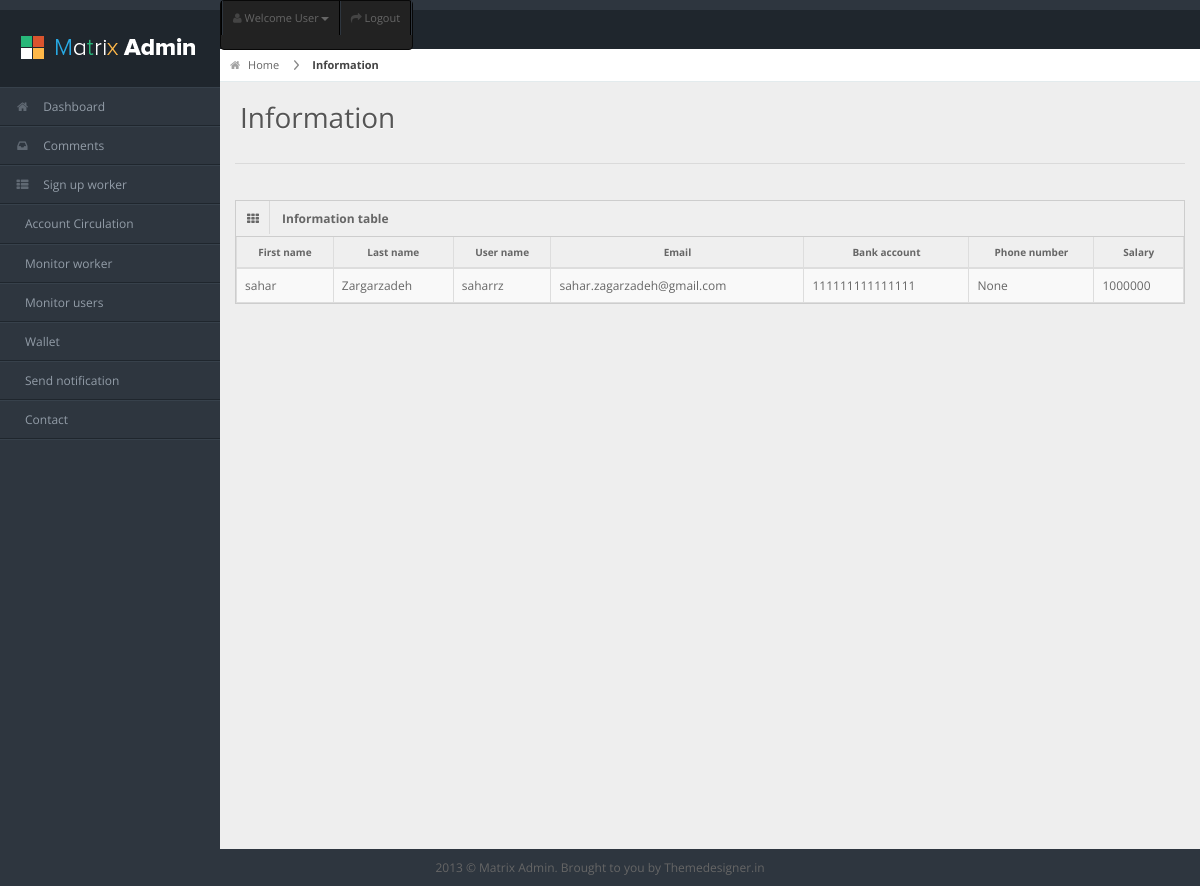
Screenshot of /manager/monitorworker/monitorworkerinformation/2 with the database file from the repository.
### core/models.py (models this page shows)
class Staff(models.Model):
    user = models.OneToOneField(User, on_delete=models.CASCADE, primary_key = True)
    bank_account = models.CharField(max_length=16, default="111111111111111")
    phone_number = models.CharField(max_length=11, null=True, blank=True)
    salary = models.PositiveIntegerField(default=1000000)

class User(AbstractUser):
    is_manager = models.BooleanField(default=False)
    is_staff = models.BooleanField(default=False)
    is_customer = models.BooleanField(default=False)
    class Meta(object):
        unique_together = ('email',)

### manager/views.py (the view)
# urls.py: path('monitorworker/monitorworkerinformation/<int:staff_id>', views.monitorworkerinformation,
def monitorworkerinformation(request, staff_id):
    staff_information = Staff.objects.all()
    staff = Staff.objects.get(pk=staff_id)
    return render(request, 'manager/monitorworkerinformation.html', context={'selected_staff' : staff, 'staff_information' : staff_information})

### manager/templates/manager/monitorworkerinformation.html (shortened to what this page needs)
{% load static %}
<!DOCTYPE html>
<html lang="en">
<head>
<link rel="stylesheet" href="{% static 'assets/css/bootstrap.min.css' %}" />
<link rel="stylesheet" href="{% static 'assets/css/bootstrap-responsive.min.css' %}" />
<link rel="stylesheet" href="{% static 'assets/css/uniform.css' %}" />
<link rel="stylesheet" href="{% static 'assets/css/select2.css' %}" />
<link rel="stylesheet" href="{% static 'assets/css/matrix-style.css' %}" />
<link rel="stylesheet" href="{% static 'assets/css/matrix-media.css' %}" />
<link href="{% static 'assets/font-awesome/css/font-awesome.css' %}" rel="stylesheet" />
</head>
<body>
<div id="header">
  <h1><a href="dashboard.html">Staff information</a></h1>
</div>
<div id="user-nav" class="navbar navbar-inverse">
  <ul class="nav">
    <li  class="dropdown" id="profile-messages" ><a title="" href="#" data-toggle="dropdown" data-target="#profile-messages" class="dropdown-toggle"><i class="icon icon-user"></i>  <span class="text">Welcome User</span><b class="caret"></b></a>
    </li>
    <li class=""><a title="" href="http://localhost:8000/"><i class="icon icon-share-alt"></i> <span class="text">Logout</span></a></li>
  </ul>
</div>
<div id="sidebar"> <a href="#" class="visible-phone">Forms</a>
  <ul>
    <li><a href="http://localhost:8000/manager/"><i class="icon icon-home"></i> <span>Dashboard</span></a> </li>
 <li> <a href="http://localhost:8000/manager/comments/"><i class="icon icon-inbox"></i> <span>Comments</span></a> </li>
	<li> <a href="http://localhost:8000/manager/signupworker"><i class="icon icon-th-list"></i> <span>Sign up worker</span> </a></li>
	<li><a href="http://localhost:8000/manager/accountcirculation"> <span>Account Circulation</span></a></li>
    <li><a href="http://localhost:8000/manager/monitorworker"> <span>Monitor worker</span></a></li>
     <li><a href="http://localhost:8000/manager/monitoringuser"> <span>Monitor users</span></a></li>
     <li><a href="http://localhost:8000/manager/managerwallet"> <span>Wallet</span></a></li>
     <li><a href="http://localhost:8000/manager/sendnotif/"> <span>Send notification</span></a></li>
          <li><a href="http://localhost:8000/manager/connect/"> <span>Contact</span></a></li>
  </ul>
</div>
<div id="content">
  <div id="content-header">
    <div id="breadcrumb"> <a href="#" title="Go to Home" class="tip-bottom"><i class="icon-home"></i> Home</a> <a href="#" class="current">Information</a> </div>
    <h1>Information</h1>
  </div>
  <div class="container-fluid">
    <hr>
    <div class="row-fluid">
      <div class="span12">
        <div class="widget-box">
          <div class="widget-title"> <span class="icon"> <i class="icon-th"></i> </span>
            <h5>Information table</h5>
          </div>
          <div class="widget-content nopadding">
            <table class="table table-bordered table-striped">
              <thead>
                <tr>
                  <th>First name</th>
                  <th>Last name</th>
                  <th>User name</th>
                  <th>Email</th>
                  <th>Bank account</th>
                  <th>Phone number</th>
                  <th>Salary</th>
                </tr>
              </thead>
              <tbody>
                <tr class="">
                  <td>{{ selected_staff.user.first_name }}</td>
                  <td>{{ selected_staff.user.last_name }}</td>
                  <td>{{ selected_staff.user.username }}</td>
                  <td> {{ selected_staff.user.email }}</td>
                  <td>{{ selected_staff.bank_account }}</td>
                  <td>{{ selected_staff.phone_number }}</td>
                  <td>{{ selected_staff.salary }}</td>
                </tr>
              </tbody>
            </table>
          </div>
        </div>
        </div>
      </div>
    </div>
  </div>
<div class="row-fluid">
  <div id="footer" class="span12"> 2013 &copy; Matrix Admin. Brought to you by <a href="http://themedesigner.in">Themedesigner.in</a> </div>
</div>
</body>
</html>

### manager/static/assets/css/matrix-style.css (style rules this page uses)
* { outline:none !important; -moz-outline: none !important; }
html, body { height:100% }
body { overflow-x: hidden; margin-top: -10px; font-family: 'Open Sans', sans-serif; font-size:12px; color:#666; }
a { color:#666; }
select, textarea, input[type="text"], input[type="password"], input[type="datetime"], input[type="datetime-local"], input[type="date"], input[type="month"], input[type="time"], input[type="week"], input[type="number"], input[type="email"], input[type="url"], input[type="search"], input[type="tel"], input[type="color"], .uneditable-input, .label, .dropdown-menu, .btn, .well, .progress, .table-bordered, .btn-group > .btn:first-child, .btn-group > .btn:last-child, .btn-group > .btn:last-child, .btn-group > .dropdown-toggle, .alert { border-radius:0px; }
#footer { padding:10px; text-align:center; }
hr { border-top-color:#dadada; }
#header { height: 77px; position: relative; width: 100%; z-index: -9; }
#header h1 { background: url("../img/logo.png") no-repeat scroll 0 0 transparent; height: 31px; left: 20px; line-height: 600px; overflow: hidden; position: relative; top: 26px; width: 191px; }
#header h1 a { display: block; }
#user-nav { position: absolute; left: 220px; top:0px; z-index: 20; margin: 0; }
#user-nav > ul { margin: 0; padding: 0; list-style: none; border-right: 1px solid #2e363f;border-left: 1px solid #000; }
#user-nav > ul > li { float: left; list-style-type: none; margin: 0; position: relative; padding: 0; border-left: 1px solid #2e363f; border-right: 1px solid #000; }
#user-nav > ul > li > a { padding:9px 10px; display: block; font-size: 11px; }
#user-nav > ul > li > a > i, #sidebar li a i { opacity: .5; margin-top: 2px; }
#sidebar { display: block; float: left; position: relative; width: 220px; z-index: 16; }
#sidebar > ul { list-style: none; margin: 0px 0 0; padding: 0; position: absolute; width: 220px; }
#sidebar > ul > li { display: block; position: relative; }
#sidebar > ul > li > a { padding: 10px 0 10px 15px; display: block; color: #939da8; }
#sidebar > ul > li > a > i { margin-right: 10px; }
#content { background: none repeat scroll 0 0 #eeeeee; margin-left: 220px; margin-right: 0; padding-bottom: 25px; position: relative; min-height:100%; width: auto; }
#content-header { position: abslute; width: 100%; margin-top: -38px; z-index: 20; }
#content-header h1 { color: #555555; font-size: 28px; font-weight: normal; float: none; text-shadow: 0 1px 0 #ffffff; margin-left: 20px; position: relative; }
#content-header h1, #content-header .btn-group { margin-top: 20px; }
#breadcrumb { background-color: #fff; border-bottom: 1px solid #e3ebed; }
#breadcrumb a { padding: 8px 20px 8px 10px; display: inline-block; background-image: url('../img/breadcrumb.png'); background-position: center right; background-repeat: no-repeat; font-size: 11px; color: #666666; }
#breadcrumb a:last-child { background-image:none; }
#breadcrumb a.current { font-weight: bold; color: #444444; }
#breadcrumb a i { margin-right: 5px; opacity: .6; }
.stat-boxes .peity_bar_good, .stat-boxes .peity_line_good, { color: #459D1C; }
.widget-box { background: none repeat scroll 0 0 #F9F9F9; border-left: 1px solid #CDCDCD; border-top: 1px solid #CDCDCD; border-right: 1px solid #CDCDCD; clear: both; margin-top: 16px; margin-bottom: 16px; position: relative; }
.widget-title, .modal-header, .table th, div.dataTables_wrapper .ui-widget-header { background:#efefef; border-bottom: 1px solid #CDCDCD; height: 36px; }
.widget-title span.icon { padding: 9px 10px 7px 11px; float: left; border-right:1px solid #dadada; }
.widget-title h5 { color: #666; float: left; font-size: 12px; font-weight: bold; padding: 12px; line-height: 12px; margin: 0; }
.widget-content { padding:15px; border-bottom: 1px solid #cdcdcd; }
.table th { height: auto; font-size: 10px; padding: 5px 10px 2px; border-bottom: 0; text-align: center; color: #666666; }
.nopadding { padding: 0 !important; }
.nopadding .table { margin-bottom: 0; }
.nopadding .table-bordered { border: 0; }

### manager/static/assets/css/matrix-media.css (style rules this page uses)
body { background:#2E363F; }
#header { background-color: #1f262d; margin-top:10px; }
#sidebar > ul { border-bottom: 1px solid #37414b }
#sidebar > ul > li { border-top: 1px solid #37414b; border-bottom: 1px solid #1f262d; }

### rows the page displays
Staff: user.first_name "sahar", user.last_name "Zargarzadeh", user.username "saharrz", user.email "sahar.zagarzadeh@gmail.com", bank_account "111111111111111", phone_number "None", salary "1000000"
